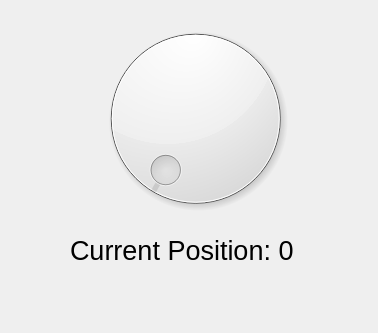
<?xml version="1.0" encoding="UTF-8"?>
<ui version="4.0">
 <class>Dialog</class>
 <widget class="QDialog" name="Dialog">
  <property name="geometry">
   <rect>
    <x>0</x>
    <y>0</y>
    <width>378</width>
    <height>333</height>
   </rect>
  </property>
  <property name="windowTitle">
   <string>Dialog</string>
  </property>
  <widget class="QDial" name="dial">
   <property name="geometry">
    <rect>
     <x>20</x>
     <y>13</y>
     <width>351</width>
     <height>211</height>
    </rect>
   </property>
  </widget>
  <widget class="QLabel" name="label">
   <property name="geometry">
    <rect>
     <x>70</x>
     <y>220</y>
     <width>271</width>
     <height>61</height>
    </rect>
   </property>
   <property name="font">
    <font>
     <pointsize>20</pointsize>
    </font>
   </property>
   <property name="text">
    <string>Current Position: 0</string>
   </property>
  </widget>
 </widget>
 <resources/>
 <connections/>
</ui>
